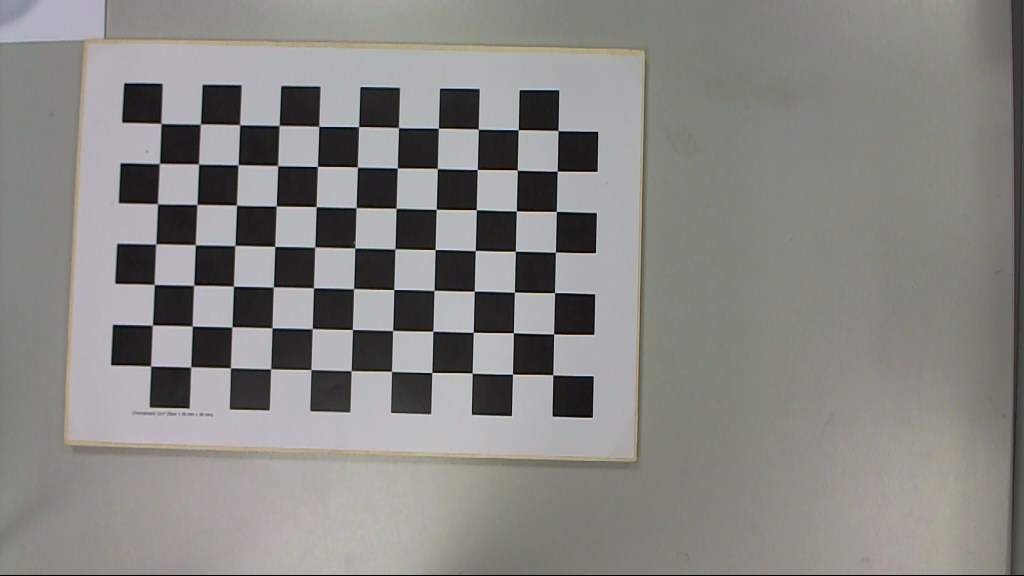
#> input picture data/imgs/leftcamera/Im_L_1.png, 1024 x 576 px; its folder holds 4 pictures in this run
$ python stereo_calibrate.py
#> lines starting #> are read from the running program, lines starting #| are printed output that depends on the picture; after the words box and inside, x2 and y2 are one past the last pixel; in counts of white or black regions, pixels touching at a corner belong together
import glob
import json

import cv2
import numpy as np


def main():
    """
    Main function to handle stereo camera calibration.
    """

    PATTERN_SIZE = (7, 11)
    CALIBRATION_DATA_FILENAME = "stereo_calibration_data.json"

    calibrator = StereoPreCalibration(PATTERN_SIZE, CALIBRATION_DATA_FILENAME)
    imagesl = sorted(glob.glob("data/imgs/leftcamera/*.png"))  # 左目
    imagesr = sorted(glob.glob("data/imgs/rightcamera/*.png"))  # 右目
    # 左目,右目のセット
    image_set = list(zip(imagesl, imagesr))

    calibrator.calibrate_camera(imagesl, "l")
    calibrator.calibrate_camera(imagesr, "r")
    calibrator.stereo_calibrate(image_set)
    calibrator.write_calibration_data()


class StereoPreCalibration:
    def __init__(self, pattern_size, calib_data_filename):
        self.pattern_size = pattern_size
        self.calib_data_filename = calib_data_filename
        self.criteria = (cv2.TERM_CRITERIA_EPS + cv2.TERM_CRITERIA_MAX_ITER, 30, 0.001)
        self.objp = np.zeros((pattern_size[0] * pattern_size[1], 3), np.float32)
        self.objp[:, :2] = np.mgrid[0 : pattern_size[0], 0 : pattern_size[1]].T.reshape(-1, 2)
        self.calibration_data = {}

    # [11 lines left out: function match_images, not called in this run]

    def calibrate_camera(self, images, side):
#> called with side = 'l'
        objpoints = []  # 3d point in real world space
        imgpoints = []  # 2d points in image plane.
        print(f"[Info] Starting {side} camera calibration...")

        for image in images.copy():
            if type(image) == np.ndarray:
                img = image
            else:
                print(f"read image file {image}")
                img = cv2.imread(image)
#> img is the input picture: shape (576, 1024, 3); mean B, G, R 131.2, 134.2, 135.4
            gray = cv2.cvtColor(img, cv2.COLOR_BGR2GRAY)
            h, w = gray.shape
#> h = 576; w = 1024
            ret, corners = cv2.findChessboardCorners(gray, self.pattern_size, None)
#> ret = True; corners = 77 rows, first 8: [558, 130.6], [557.3, 171.2], [556.3, 211.4], [555.5, 252], [554.5, 292.6], [553.6, 333.9], [552.8, 374.7], [518.1, 129.7]
            if ret:
                objpoints.append(self.objp)
                cv2.cornerSubPix(gray, corners, (11, 11), (-1, -1), self.criteria)
                imgpoints.append(corners)
                cv2.drawChessboardCorners(img, self.pattern_size, corners, ret)
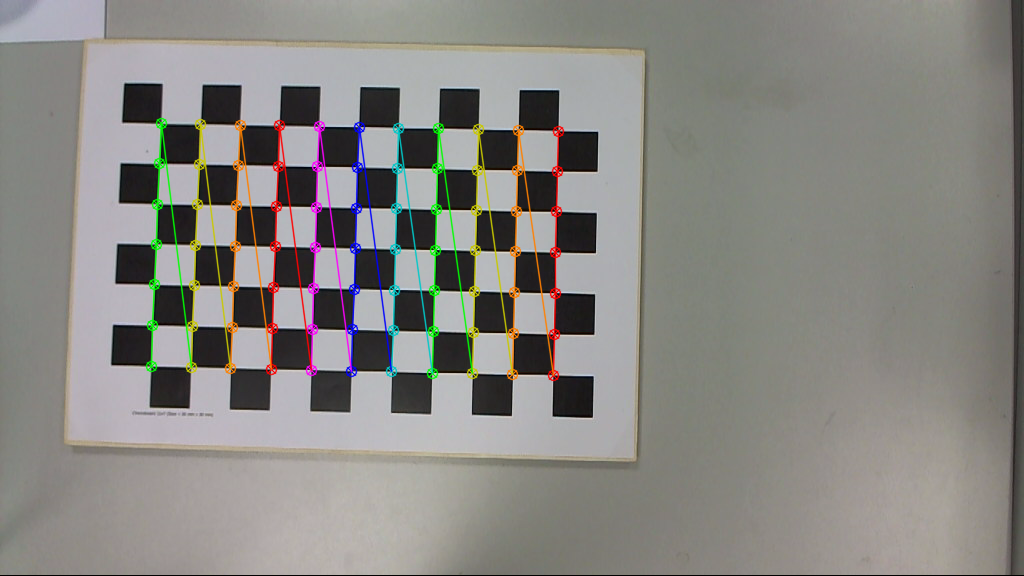
#> img: shape (576, 1024, 3); 3.62% of pixels changed, all inside (x1, y1, x2, y2) = (145, 117, 565, 382)
                cv2.imshow(f"img_{side}", img)
                cv2.waitKey(500)
#> pass 2 of the loop in calibrate_camera, `for image in images.copy():`:
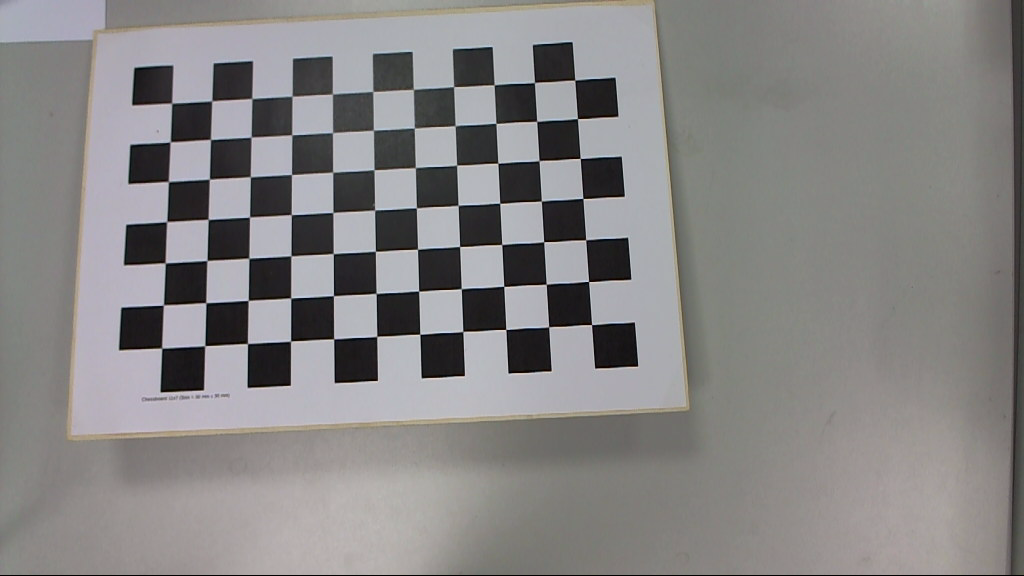
#> input picture data/imgs/leftcamera/Im_L_10.png, 1024 x 576 px
#> in calibrate_camera, img is the input picture: shape (576, 1024, 3); mean B, G, R 132.5, 132.7, 134.4
#> corners = 77 rows, first 8: [574.8, 80.16], [577.5, 118.6], [580.3, 158.4], [582.9, 198.4], [585.7, 239.8], [588.5, 281.5], [591.6, 324.5], [534.4, 82.52]
#> in calibrate_camera, `cv2.drawChessboardCorners(img, self.pattern_size, corners, ret)`:
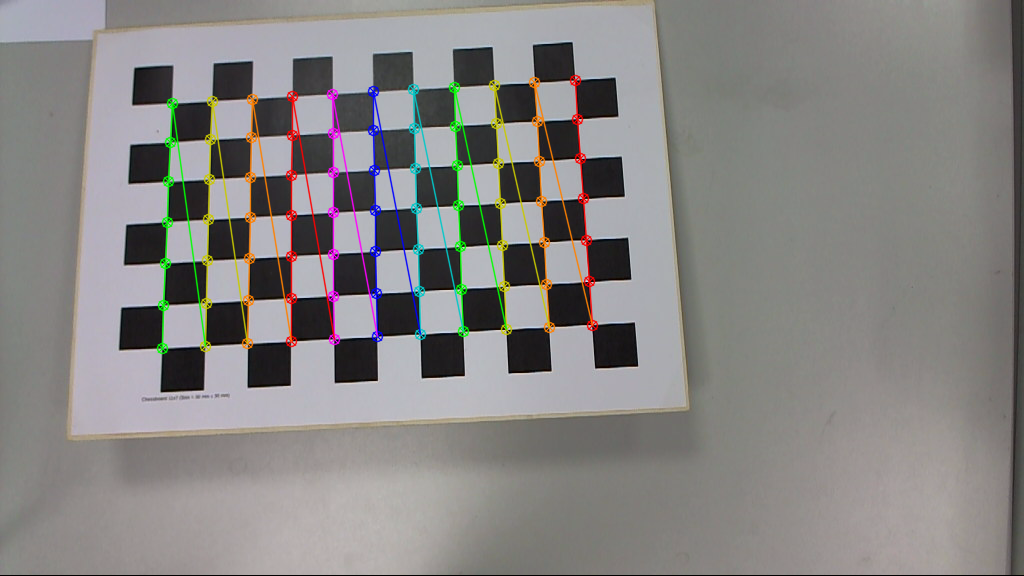
#> img: shape (576, 1024, 3); 3.64% of pixels changed, all inside (x1, y1, x2, y2) = (156, 74, 599, 355)
#> pass 3 of the loop in calibrate_camera, `for image in images.copy():`:
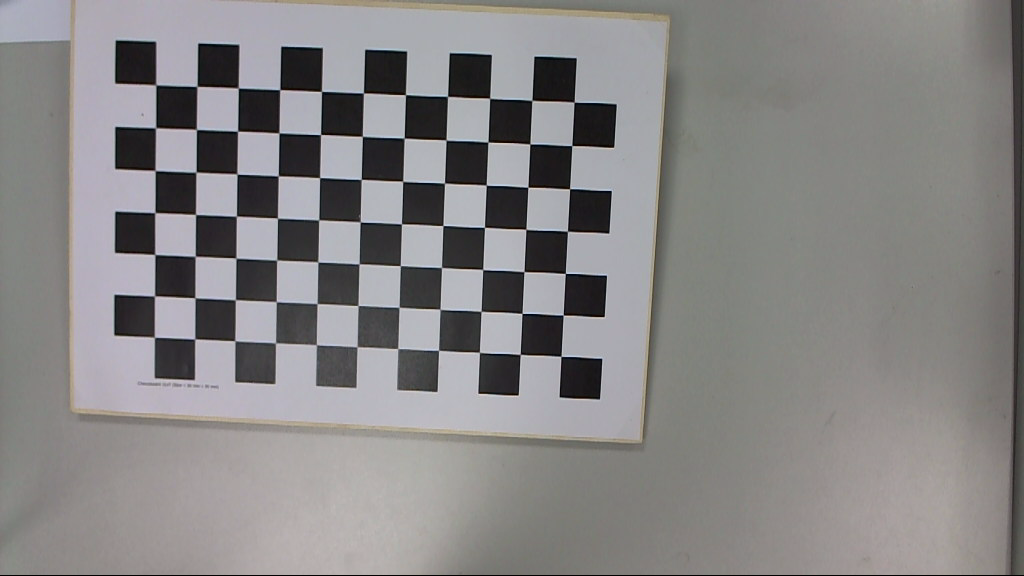
#> input picture data/imgs/leftcamera/Im_L_11.png, 1024 x 576 px
#> in calibrate_camera, img is the input picture: shape (576, 1024, 3); mean B, G, R 133.3, 133.1, 134.9
#> corners = 77 rows, first 8: [574.1, 102.2], [571.8, 145.6], [569.6, 188.8], [567.4, 231.2], [565.4, 273.4], [563.2, 315], [560.9, 356.4], [531.8, 100.4]
#> in calibrate_camera, `cv2.drawChessboardCorners(img, self.pattern_size, corners, ret)`:
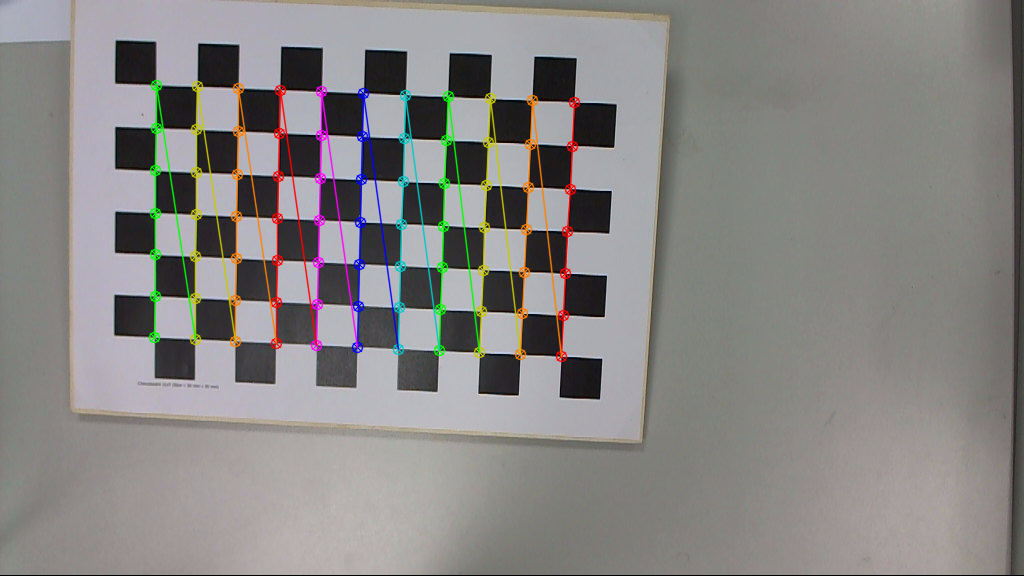
#> img: shape (576, 1024, 3); 3.73% of pixels changed, all inside (x1, y1, x2, y2) = (148, 79, 581, 363)
#> the loop made 4 passes; the first 3 are shown
        cv2.destroyAllWindows()

        ret, mtx, dist, rvecs, tvecs = cv2.calibrateCamera(
            objpoints, imgpoints, (w, h), None, None
        )
        newcameramtx, roi = cv2.getOptimalNewCameraMatrix(mtx, dist, (w, h), 1, (w, h))
        self.calibration_data[f"mtx{side}"] = mtx
        self.calibration_data[f"dist{side}"] = dist
        self.calibration_data[f"newcameramtx{side}"] = newcameramtx
        print(f"mtx{side}: {mtx}")
        print(f"dist{side}: {dist}")
        print(f"newcameramtx{side}: {newcameramtx}")
        dst = cv2.undistort(img, mtx, dist, None, newcameramtx)
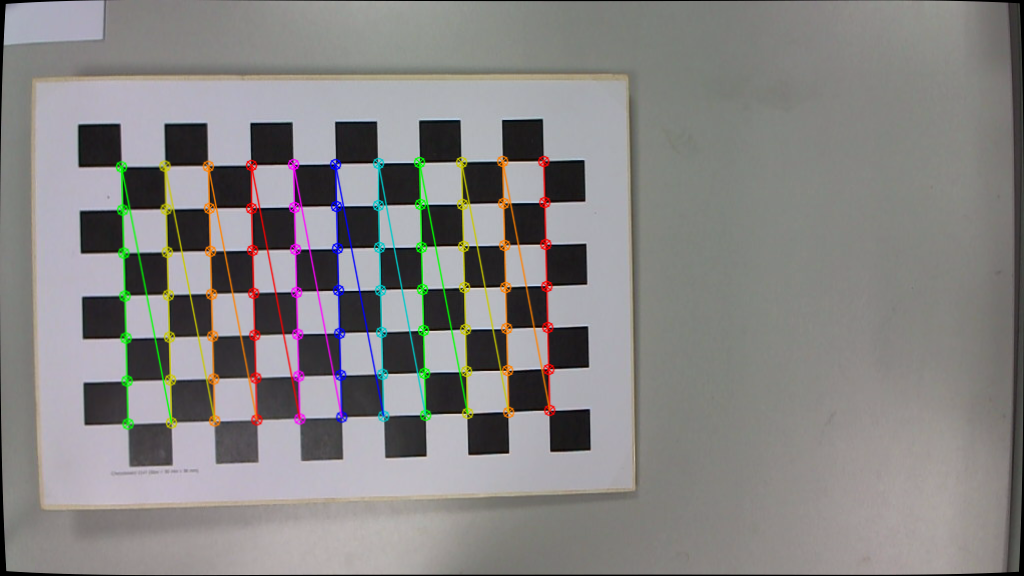
#> dst: shape (576, 1024, 3); mean B, G, R 131.5, 132.5, 134.5
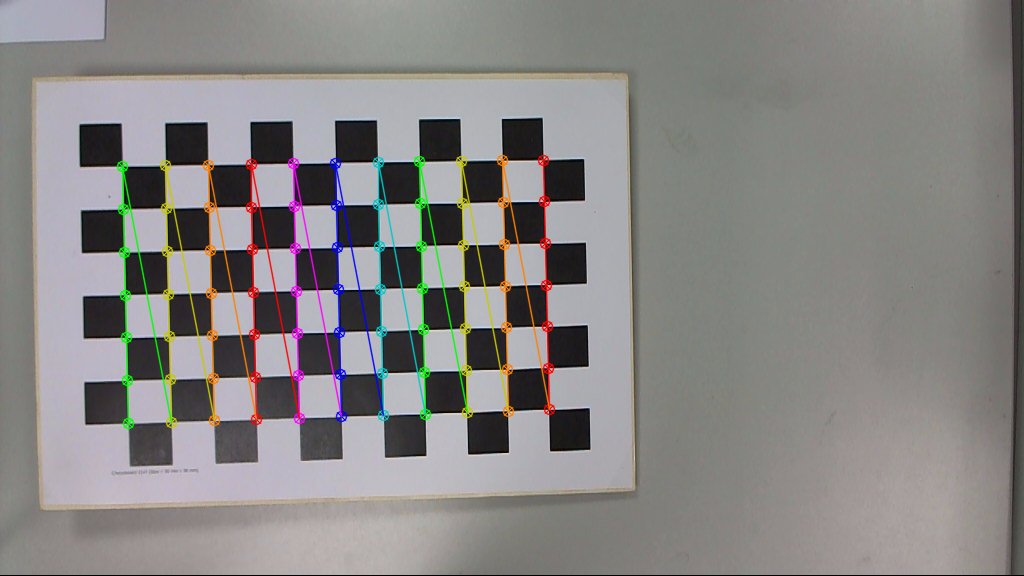
#> img: shape (576, 1024, 3); mean B, G, R 132.2, 133.1, 135.2
        cv2.imshow(f"calibresult_{side}", dst)
        cv2.waitKey(500)

    # [67 lines left out: functions stereo_calibrate, write_calibration_data, not called in this run]


class ExtendedJsonEncoder(json.JSONEncoder):
    # [9 lines left out: function default, not called in this run]


if __name__ == "__main__":
    main()
#> (the run stopped early here; a loop or call above may not have finished)
